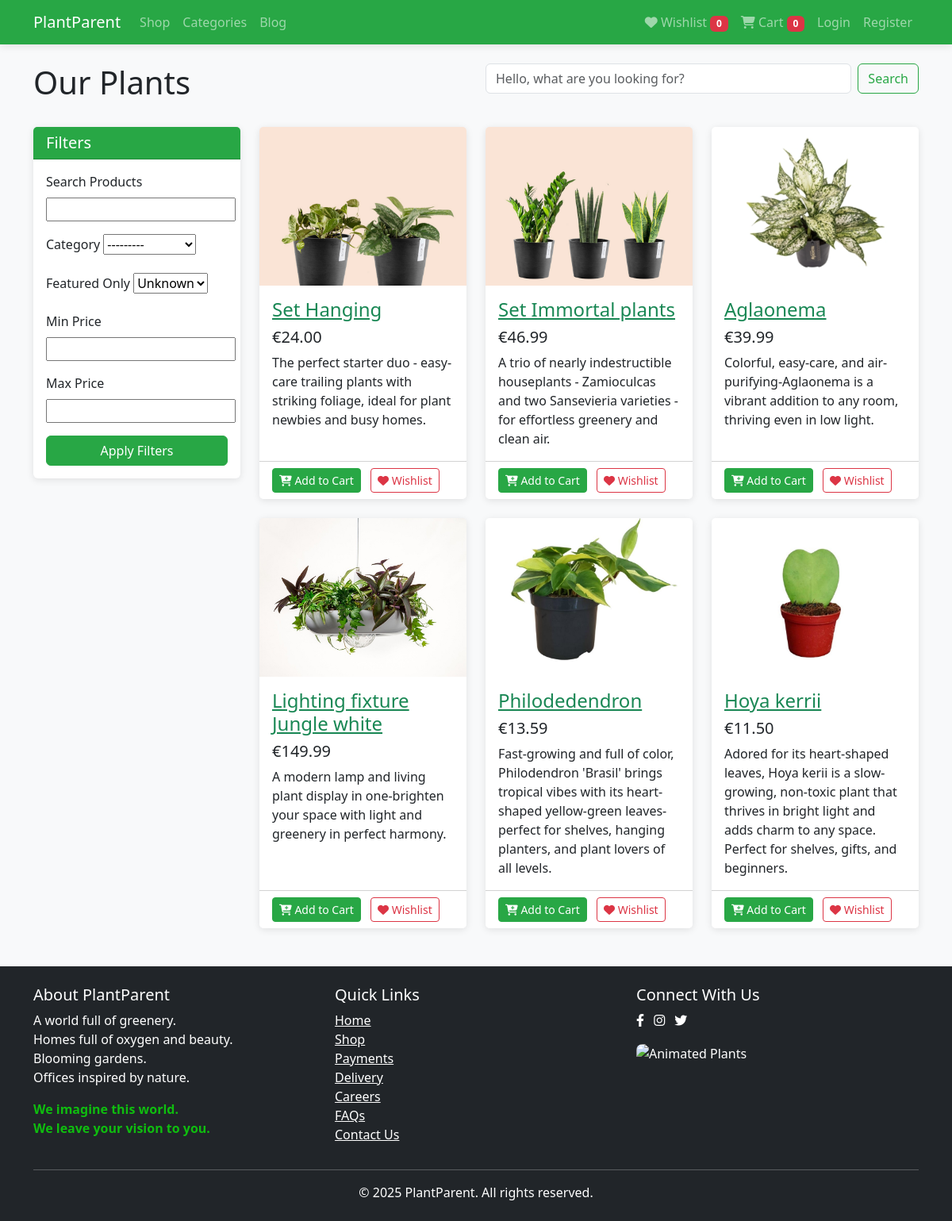
Page /list on the committed database.
### products/models.py (models this page shows, shortened)
class Product(models.Model):
    name = models.CharField(max_length=200)
    slug = models.SlugField(max_length=200, unique=True)
    description = models.TextField()
    short_description = models.CharField(max_length=300, blank=True)
    price = models.DecimalField(max_digits=10, decimal_places=2)
    category = models.ForeignKey(
        Category,
        related_name='products',
        on_delete=models.SET_NULL,
        null=True
    )
    image = models.ImageField(upload_to='products/')
    stock = models.PositiveIntegerField(default=0)
    available = models.BooleanField(default=True)
    created = models.DateTimeField(auto_now_add=True)
    updated = models.DateTimeField(auto_now=True)
    featured = models.BooleanField(default=False)
    class Meta:
        ordering = ['-created']
        indexes = [
            models.Index(fields=['id', 'slug']),
            models.Index(fields=['name']),
            models.Index(fields=['-created']),
        ]

### products/views.py (the view)
# urls.py: path('list', views.ProductListView.as_view(), name='list'),
class ProductListView(ListView):
    model = Product
    template_name = 'products/list.html'
    context_object_name = 'products'
    paginate_by = 12
    def get_queryset(self):
        queryset = super().get_queryset().filter(available=True)
        self.filter = ProductFilter(self.request.GET, queryset=queryset)
        return self.filter.qs
    def get_context_data(self, **kwargs):
        context = super().get_context_data(**kwargs)
        context['filter'] = self.filter
        return context

### plantparent/context_processors.py (called while the page is built)
def cart_context(request):
    context = {}
    if request.user.is_authenticated:
        cart = Cart.objects.filter(user=request.user).first()
        context['cart'] = cart
    return context

def wishlist_context(request):
    context = {}
    if request.user.is_authenticated:
        wishlist, created = Wishlist.objects.get_or_create(user=request.user)
        context['wishlist'] = wishlist
    return context

### products/models.py (called while the page is built)
    def __str__(self):
        return self.name

### templates/products/list.html (shortened to what this page needs)
{% extends 'base.html' %}
{% load static %}
{% block content %}
<div class="row mb-4">
    <div class="col-md-6">
        <h1>Our Plants</h1>
    </div>
    <div class="col-md-6">
        <form method="get" class="d-flex">
            <input class="form-control me-2" type="search" name="q" placeholder="Hello, what are you looking for?" value="{{ request.GET.q }}">
            <button class="btn btn-outline-success" type="submit">Search</button>
        </form>
    </div>
</div>
<div class="row">
    <div class="col-md-3">
        <div class="card mb-4">
            <div class="card-header bg-success text-white">
                <h5 class="mb-0">Filters</h5>
            </div>
            <div class="card-body">
                <form method="get">
                    {% for field in filter.form %}
                        <div class="mb-3">
                            <label class="form-label">{{ field.label }}</label>
                            {{ field }}
                        </div>
                    {% endfor %}
                    <button type="submit" class="btn btn-success w-100">Apply Filters</button>
                </form>
            </div>
        </div>
    </div>
    <div class="col-md-9">
        <div class="row">
            {% for product in products %}
                <div class="col-lg-4 col-md-6 mb-4">
                    <div class="card h-100">
                        <a href="{% url 'products:detail' product.slug %}">
                            <img class="card-img-top" src="{{ product.image.url }}" alt="{{ product.name }}">
                        </a>
                        <div class="card-body">
                            <h4 class="card-title">
                                <a href="{% url 'products:detail' product.slug %}" class="text-success">{{ product.name }}</a>
                            </h4>
                            <h5>€{{ product.price }}</h5>
                            <p class="card-text">{{ product.short_description }}</p>
                        </div>
                        <div class="card-footer bg-white">
                            <form action="{% url 'cart:add' product.id %}" method="post" class="d-inline">
                                <button type="submit" class="btn btn-success btn-sm">
                                    <i class="fas fa-cart-plus"></i> Add to Cart
                                </button>
                            </form>
                            <form action="{% url 'wishlist:add' product.id %}" method="post" class="d-inline ms-2">
                                <button type="submit" class="btn btn-outline-danger btn-sm">
                                    <i class="fas fa-heart"></i> Wishlist
                                </button>
                            </form>
                        </div>
                    </div>
                </div>
            {% empty %}
                <div class="col-12">
                    <div class="alert alert-info">No products found matching your criteria.</div>
                </div>
            {% endfor %}
        </div>
    </div>
</div>
{% endblock %}

### templates/base.html (shortened to what this page needs)
<!DOCTYPE html>
<html lang="en">
<head>
    <link href="https://cdnjs.cloudflare.com/ajax/libs/font-awesome/6.4.0/css/all.min.css" rel="stylesheet">
    <link rel="stylesheet" href="https://cdnjs.cloudflare.com/ajax/libs/animate.css/4.1.1/animate.min.css" />
    <link href="https://cdn.jsdelivr.net/npm/bootstrap@5.3.0/dist/css/bootstrap.min.css" rel="stylesheet">
    <link rel="stylesheet" href="https://cdnjs.cloudflare.com/ajax/libs/font-awesome/6.4.0/css/all.min.css">
</head>
<body>
    <nav class="navbar navbar-expand-lg navbar-dark bg-success">
        <div class="container">
            <a class="navbar-brand" href="{% url 'products:home' %}">PlantParent</a>
            <div class="collapse navbar-collapse" id="navbarNav">
                <ul class="navbar-nav me-auto">
                    <li class="nav-item">
                        <a class="nav-link" href="{% url 'products:list' %}">Shop</a>
                    </li>
                    <li class="nav-item">
                        <a class="nav-link" href="{% url 'products:categories' %}">Categories</a>
                    </li>
                    <li class="nav-item">
                        <a class="nav-link" href="{% url 'blog:post_list' %}">Blog</a>
                    </li>
                </ul>
                <ul class="navbar-nav">
                    <li class="nav-item">
                        <a class="nav-link" href="{% url 'wishlist:view' %}">
                            <i class="fas fa-heart"></i> Wishlist
                            <span class="badge bg-danger" id="wishlist-count">
                                {% if request.user.is_authenticated %}{{ request.user.wishlist.items.count }}{% else %}0{% endif %}
                            </span>
                        </a>
                    </li>
                    <li class="nav-item">
                        <a class="nav-link" href="{% url 'cart:view' %}">
                            <i class="fas fa-shopping-cart"></i> Cart
                            <span class="badge bg-danger" id="cart-count">
                                {% if cart %}{{ cart.total_quantity }}{% else %}0{% endif %}
                            </span>
                        </a>
                    </li>
                    {% if user.is_authenticated %}
                    <li class="nav-item dropdown">
                        <a class="nav-link dropdown-toggle" href="#" id="navbarDropdown" role="button" data-bs-toggle="dropdown">
                            <i class="fas fa-user"></i> {{ user.email }}
                        </a>
                        <ul class="dropdown-menu">
                            <li><a class="dropdown-item" href="{% url 'accounts:profile' %}">Profile</a></li>
                            <li><a class="dropdown-item" href="{% url 'orders:history' %}">Order History</a></li>
                            <li><hr class="dropdown-divider"></li>
                            <li><a class="dropdown-item" href="{% url 'accounts:logout' %}">Logout</a></li>
                        </ul>
                    </li>
                    {% else %}
                    <li class="nav-item">
                        <a class="nav-link" href="{% url 'accounts:login' %}">Login</a>
                    </li>
                    <li class="nav-item">
                        <a class="nav-link" href="{% url 'accounts:register' %}">Register</a>
                    </li>
                    {% endif %}
                </ul>
            </div>
        </div>
    </nav>
    <main class="container my-4">
        {% block content %}{% endblock %}
    </main>
    <footer class="bg-dark text-white py-4 mt-0">
        <div class="container">
            <div class="row">
                <div class="col-md-4">
                    <h5>About PlantParent</h5>
                    <p>A world full of greenery. <br>
                       Homes full of oxygen and beauty. <br>
                       Blooming gardens. <br>
                       Offices inspired by nature. <br></p>
                    <p style="color: #0fbd0f;">
                        <b>We imagine this world.</b><br>
                        <b>We leave your vision to you.</b>
                    </p>
                </div>
                <div class="col-md-4">
                    <h5>Quick Links</h5>
                    <ul class="list-unstyled">
                        <li><a href="{% url 'products:home' %}" class="text-white">Home</a></li>
                        <li><a href="{% url 'products:list' %}" class="text-white">Shop</a></li>
                        <li><a href="#" class="text-white">Payments</a></li>
                        <li><a href="#" class="text-white">Delivery</a></li>
                        <li><a href="#" class="text-white">Careers</a></li>
                        <li><a href="#" class="text-white">FAQs</a></li>
                        <li><a href="#" class="text-white">Contact Us</a></li>
                    </ul>
                </div>
                <div class="col-md-4" >
                    <h5>Connect With Us</h5>
                    <a href="#" class="text-white me-2"><i class="fab fa-facebook-f"></i></a>
                    <a href="#" class="text-white me-2"><i class="fab fa-instagram"></i></a>
                    <a href="#" class="text-white me-2"><i class="fab fa-twitter"></i></a>
                    <div class="mt-3">
                        <img src="https://mir-s3-cdn-cf.behance.net/project_modules/max_632/a5364778036023.5c9a9814218f1.gif"
                             alt="Animated Plants"
                             style="width: 180px; border-radius: 8px;">
                    </div>
                </div>
            </div>
            <hr>
            <div class="text-center">
                <p class="mb-0">&copy; 2025 PlantParent. All rights reserved.</p>
            </div>
        </div>
    </footer>
</body>
</html>

### templates/base.html (style rules this page uses)
body { font-family: 'Segoe UI', Tahoma, Geneva, Verdana, sans-serif; background-color: #f8f9fa; }
.card { transition: transform 0.3s ease, box-shadow 0.3s ease; border: none; box-shadow: 0 2px 10px rgba(0, 0, 0, 0.1); }
.card-img-top { height: 200px; object-fit: cover; }
.bg-success { background-color: #28a745 !important; }
.btn-success { background-color: #28a745; border-color: #28a745; }
.btn-outline-success { color: #28a745; border-color: #28a745; }
.navbar { box-shadow: 0 2px 10px rgba(0, 0, 0, 0.1); }
footer { margin-top: 50px; }

### rows in the picture
Product: image (picture), name "Set Hanging", price "24.00", short_description "The perfect starter duo - easy-care trailing plants with striking foliage, ideal for plant newbies and busy homes."
Product: image (picture), name "Set Immortal plants", price "46.99", short_description "A trio of nearly indestructible houseplants - Zamioculcas and two Sansevieria varieties - for effortless greenery and clean air."
Product: image (picture), name "Aglaonema", price "39.99", short_description "Colorful, easy-care, and air-purifying-Aglaonema is a vibrant addition to any room, thriving even in low light."
Product: image (picture), name "Lighting fixture Jungle white", price "149.99", short_description "A modern lamp and living plant display in one-brighten your space with light and greenery in perfect harmony."
Product: image (picture), name "Philodedendron", price "13.59", short_description "Fast-growing and full of color, Philodendron 'Brasil' brings tropical vibes with its heart-shaped yellow-green leaves-perfect for shelves, hanging planters, and plant lovers of all levels."
Product: image (picture), name "Hoya kerrii", price "11.50", short_description "Adored for its heart-shaped leaves, Hoya kerii is a slow-growing, non-toxic plant that thrives in bright light and adds charm to any space. Perfect for shelves, gifts, and beginners."

### other values in the picture
{{ field.label }} "Search Products" "Category" "Featured Only" "Min Price" "Max Price"
